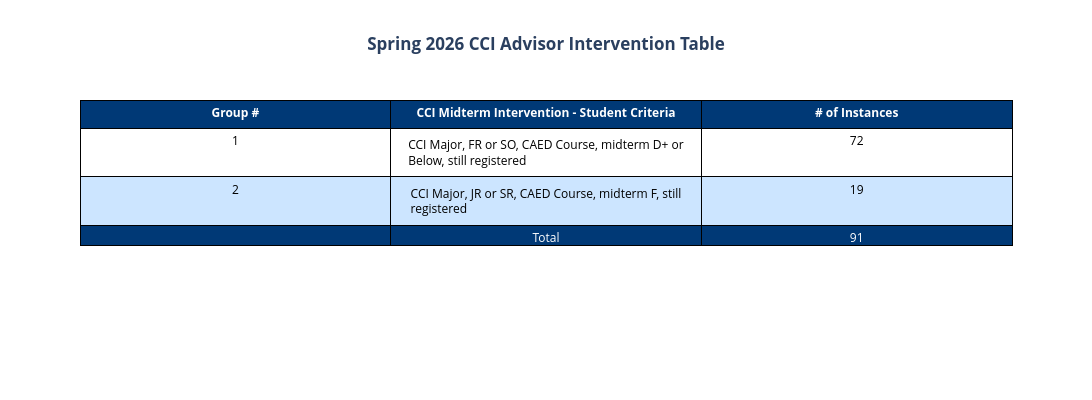

Write notebook code for a chart like this one.
### Code cell
#Section 3i - CCI Table
#Purpose -

cciintertrace = go.Table(
    header=dict(values = ["Group #", "CCI Midterm Intervention - Student Criteria", "# of Instances"],                
                line_color = "black",
                fill_color = "#003976",
                font_color = "white",
                font_weight = "bold"),
    cells = dict(values = [
                [1,2," "],
                 ["CCI Major, FR or SO, CAED Course, midterm D+ or Below, still registered", 
                  "CCI Major, JR or SR, CAED Course, midterm F, still registered",
                  "Total"],
                 [cciinter["FR/SO Intervention Needed"], cciinter["JR/SR Intervention Needed"], cciinter["Total # of Instances"]]],
                 line_color = "black",
                 fill_color = [["#FFFFFF", "#CCE5FF", "#003976"], ["#FFFFFF", "#CCE5FF", "#003976"], ["#FFFFFF", "#CCE5FF", "#003976"]],
                 font_color = [["black", "black", "#FFFFFF"], ["black", "black", "#FFFFFF"], ["black", "black", "#FFFFFF"]]),
    visible = True)

interlayout = go.Layout(
    title=dict(text=f"<b>{prettyterm} CCI Advisor Intervention Table",
            font_weight = "bold", 
            xanchor = "center",
            x = .5),
    height = 400,
    width = 1200
)

cciinterfig = go.Figure(data = cciintertrace, layout=interlayout)

cciinterfig.show()

### Figure 1 — Plotly figure (JSON) as saved in the notebook; plotly's stock layout.template omitted (floating-point values rounded to 4 significant figures)
{"data": [{"cells": {"fill": {"color": [["#FFFFFF", "#CCE5FF", "#003976"], ["#FFFFFF", "#CCE5FF", "#003976"], ["#FFFFFF", "#CCE5FF", "#003976"]]}, "font": {"color": [["black", "black", "#FFFFFF"], ["black", "black", "#FFFFFF"], ["black", "black", "#FFFFFF"]]}, "line": {"color": "black"}, "values": [[1, 2, " "], ["CCI Major, FR or SO, CAED Course, midterm D+ or Below, still registered", "CCI Major, JR or SR, CAED Course, midterm F, still registered", "Total"], [[72], [19], [91]]]}, "header": {"fill": {"color": "#003976"}, "font": {"color": "white", "weight": "bold"}, "line": {"color": "black"}, "values": ["Group #", "CCI Midterm Intervention - Student Criteria", "# of Instances"]}, "type": "table", "visible": true}], "layout": {"height": 400, "title": {"font": {"weight": "bold"}, "text": "<b>Spring 2026 CCI Advisor Intervention Table", "x": 0.5, "xanchor": "center"}, "width": 1200}}
